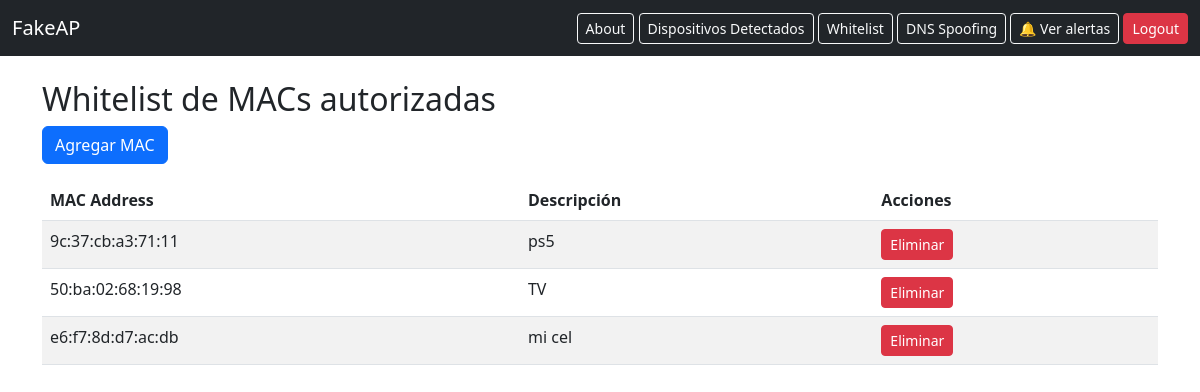
The app's page /whitelist/ (signed in), older data.
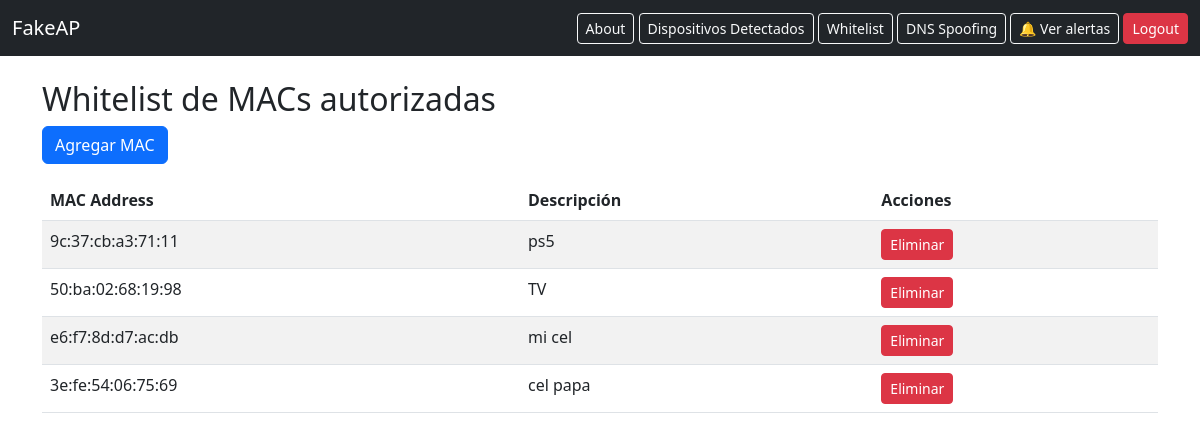
The same page, newer data.
### board/models.py (models this page shows, shortened)
class AllowedDevice(models.Model):
    mac_address = models.CharField("Dirección MAC", max_length=17, unique=True)
    description = models.CharField("Descripción", max_length=100, blank=True)

### board/views.py (the view)
# urls.py: path('whitelist/', views.whitelist_list, name='whitelist_list'),
@login_required
def whitelist_list(request):
    devices = AllowedDevice.objects.all()
    return render(request, 'board/whitelist_list.html', {'devices': devices})

### board/templates/board/whitelist_list.html (shortened to what this page needs)
{% extends 'board/base.html' %}
{% block content %}
<h2>Whitelist de MACs autorizadas</h2>
<a href="{% url 'whitelist_add' %}" class="btn btn-primary mb-3">Agregar MAC</a>
<table class="table table-striped">
    <thead>
        <tr>
            <th>MAC Address</th>
            <th>Descripción</th>
            <th>Acciones</th>
        </tr>
    </thead>
    <tbody>
    {% for device in devices %}
        <tr>
            <td>{{ device.mac_address }}</td>
            <td>{{ device.description }}</td>
            <td>
                <form action="{% url 'whitelist_delete' device.pk %}" method="post" style="display:inline;">
                    <button class="btn btn-danger btn-sm" type="submit" onclick="return confirm('¿Eliminar esta MAC?')">Eliminar</button>
                </form>
            </td>
        </tr>
    {% empty %}
        <tr><td colspan="3">No hay MACs en la whitelist.</td></tr>
    {% endfor %}
    </tbody>
</table>
{% endblock %}

Row changes from the older to the newer data that the page shows:
added AllowedDevice: mac_address "3e:fe:54:06:75:69", description "cel papa"
